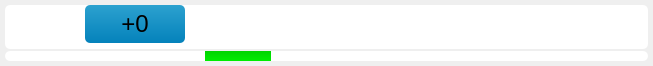
<?xml version="1.0" encoding="UTF-8"?>
<ui version="4.0">
 <class>widget_ui</class>
 <widget class="QWidget" name="widget_ui">
  <property name="geometry">
   <rect>
    <x>0</x>
    <y>0</y>
    <width>653</width>
    <height>66</height>
   </rect>
  </property>
  <layout class="QGridLayout" name="central_layout">
   <property name="sizeConstraint">
    <enum>QLayout::SetMinimumSize</enum>
   </property>
   <property name="leftMargin">
    <number>5</number>
   </property>
   <property name="topMargin">
    <number>5</number>
   </property>
   <property name="rightMargin">
    <number>5</number>
   </property>
   <property name="bottomMargin">
    <number>5</number>
   </property>
   <property name="horizontalSpacing">
    <number>6</number>
   </property>
   <property name="verticalSpacing">
    <number>2</number>
   </property>
   <item row="0" column="0">
    <widget class="QWidget" name="joint_angle_background" native="true">
     <property name="styleSheet">
      <string notr="true">background-color:#ffffff;
border: 2px #616763;
border-radius: 5px;
font-size: 18pt; 
font-weight:40; 
color: #000000;</string>
     </property>
     <widget class="QLabel" name="joint_angle_handle">
      <property name="geometry">
       <rect>
        <x>80</x>
        <y>0</y>
        <width>100</width>
        <height>38</height>
       </rect>
      </property>
      <property name="styleSheet">
       <string notr="true">background-color:qlineargradient(x1: 0, y1: 0, x2: 0, y2: 1, stop: 0 #2ca1cf, stop: 1 #0482bb);
border: 2px #616763;
border-radius: 5px;
font-size: 18pt; 
font-weight:40; 
color: #000000;</string>
      </property>
      <property name="text">
       <string>+0</string>
      </property>
      <property name="alignment">
       <set>Qt::AlignCenter</set>
      </property>
     </widget>
    </widget>
   </item>
   <item row="1" column="0">
    <widget class="QWidget" name="joint_torque_background" native="true">
     <property name="maximumSize">
      <size>
       <width>16777215</width>
       <height>10</height>
      </size>
     </property>
     <property name="styleSheet">
      <string notr="true">background-color:#ffffff;
border: 2px #616763;
border-radius: 5px;
font-size: 18pt; 
font-weight:40; 
color: #000000;</string>
     </property>
     <widget class="QLabel" name="joint_torque_handle">
      <property name="geometry">
       <rect>
        <x>200</x>
        <y>0</y>
        <width>66</width>
        <height>17</height>
       </rect>
      </property>
      <property name="styleSheet">
       <string notr="true">background-color:qlineargradient(x1: 0, y1: 0, x2: 0, y2: 1, stop: 0 #00d300, stop: 1 #00ff00);
border-radius: 0px;</string>
      </property>
      <property name="text">
       <string/>
      </property>
     </widget>
    </widget>
   </item>
  </layout>
 </widget>
 <layoutdefault spacing="10" margin="11"/>
 <resources/>
 <connections/>
</ui>
